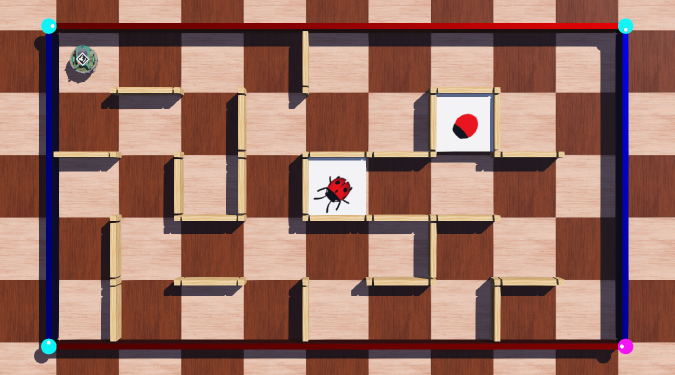
#> input picture MTRN4110 Terry/z5259006_MTRN4110_PhaseC/Maze.png, 1350 x 750 px (shown at 1/2 size)
$ jupyter execute z5259006_MTRN4110_PhaseC.ipynb   (older library calls are emulated)
#> lines starting #> are read from the running program, lines starting #| are printed output that depends on the picture; after the words box and inside, x2 and y2 are one past the last pixel; in counts of white or black regions, pixels touching at a corner belong together
[cell 1]
# Note to self, to open this from anaconda, put 'code .' in the anaconda
# prompt and remember to choose the correct workspace on the top right
# mask into contour, this will give us a bunch of a coordinates and then you average it to find the position
# Convert to hsv instead of rgb
import cv2
import numpy as np
import matplotlib.pyplot as plt

MAZE_FILE_NAME = "../Maze.png"
ROBOT_FILE_NAME = "../Robot.pnh"
IMAGE_LADYBUG_FILE_NAME = "../Ladybug_small.png"
MAP_FILE_NAME = "../MapBuilt.txt"

[cell 2]
## Read in the images
# Read in maze as BGR
# Maze 7 has error (arrow direc)
# Maze 10 has error (transfomartion)
imgBGR = cv2.imread(MAZE_FILE_NAME)
#> imgBGR is the input picture: shape (750, 1350, 3); mean B, G, R 98.7, 109.9, 150.9

# imgBGR1 = imgBGR1.astype('uint8')
# imgBGR2 = imgBGR2.astype('uint8')

# Convert BGR to RGB
imgRGB = cv2.cvtColor(imgBGR, cv2.COLOR_BGR2RGB)

# Show the RGB images
plt.imshow(imgRGB)
plt.show()

[cell 3]
## Finding the cornerstones
# For imgRGB1
# Create a mask for cyan
maskC = cv2.inRange(imgRGB, (0,100,100), (50,255,255))
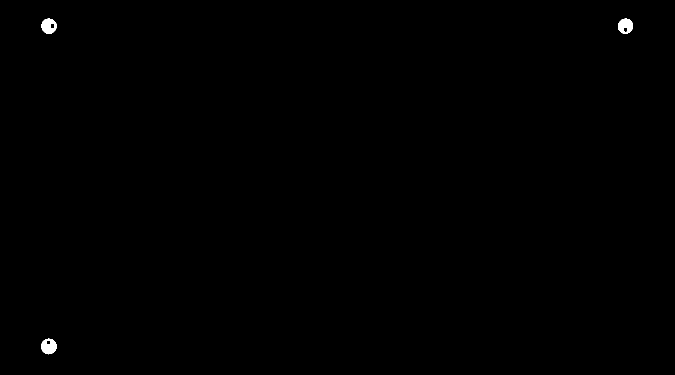
#> maskC: shape (750, 1350) (shown at 1/2 size); 0.2% white; 3 white regions, box (x1, y1, x2, y2) and area: (82, 677, 113, 709) 705, (83, 37, 113, 68) 670, (1236, 37, 1266, 68) 665
# Apply mask to the image
maskingC = cv2.bitwise_and(imgRGB, imgRGB, mask=maskC)

# Show the mask for cyan
plt.imshow(maskC)
plt.show()

# Show the resultant image for cyan
plt.imshow(maskingC)
plt.show()

[cell 4]
# Create a mask for magenta
maskM = cv2.inRange(imgRGB, (100,0,100), (255,50,255))
#> maskM: shape (750, 1350); 0.07% white; 2 white regions (1 under 20 px), largest, box (x1, y1, x2, y2) and area: (1236, 677, 1266, 708) 680
# Apply mask to the image
maskingM = cv2.bitwise_and(imgRGB, imgRGB, mask=maskM)

# Show the mask for magenta
plt.imshow(maskM)
plt.show()

# Show the resultant image for magenta
plt.imshow(maskingM)
plt.show()

[cell 5]
## Do closing to reduce any outliers for cyan
kernelO = np.ones((3,3), np.uint8)
kernelC = np.ones((7,7), np.uint8)

# When I do closing only, I get random dots on the map
# So I do opening first to remove those and then closing
openingC = cv2.morphologyEx(maskC, cv2.MORPH_OPEN, kernelO)
#> openingC: shape (750, 1350); 0.2% white; 3 white regions, box (x1, y1, x2, y2) and area: (82, 677, 113, 708) 703, (83, 37, 113, 68) 669, (1237, 37, 1266, 68) 663
closingC = cv2.morphologyEx(openingC, cv2.MORPH_CLOSE, kernelC)
#> closingC: shape (750, 1350); 0.21% white; 3 white regions, box (x1, y1, x2, y2) and area: (83, 37, 113, 68) 728, (1237, 37, 1266, 68) 716, (82, 677, 113, 708) 710

# show result
plt.imshow(closingC,cmap='gray')
plt.show()

[cell 6]
# Create outline around Cyan corrner stones
# Convert the closed image to grayscale
closingCCanny = cv2.Canny(closingC, threshold1 = 50, threshold2= 100, apertureSize = 3)
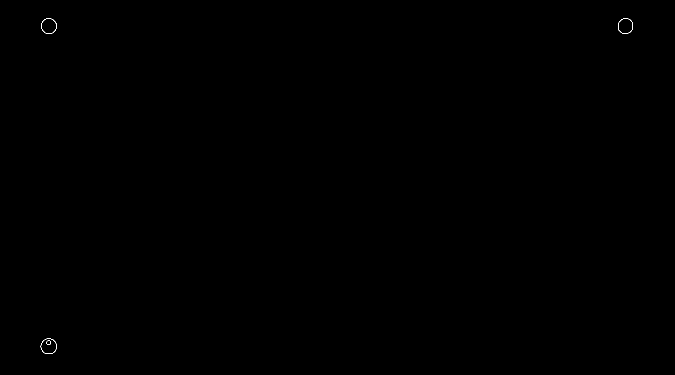
#> closingCCanny: shape (750, 1350) (shown at 1/2 size); 0.03% white in thin lines or dots, all inside (x1, y1, x2, y2) = (81, 36, 1266, 708)

# Detect the contours
imgTemp, contours, hierarchy = cv2.findContours(closingCCanny, cv2.RETR_EXTERNAL, cv2.CHAIN_APPROX_SIMPLE)
#> contours = 3 contours; box (x1, y1, x2, y2) and area: (81, 676, 113, 708) 759, (82, 36, 113, 68) 734, (1236, 36, 1266, 68) 724
cv2.drawContours(imgRGB, contours, -1, (255,0,255), 2)
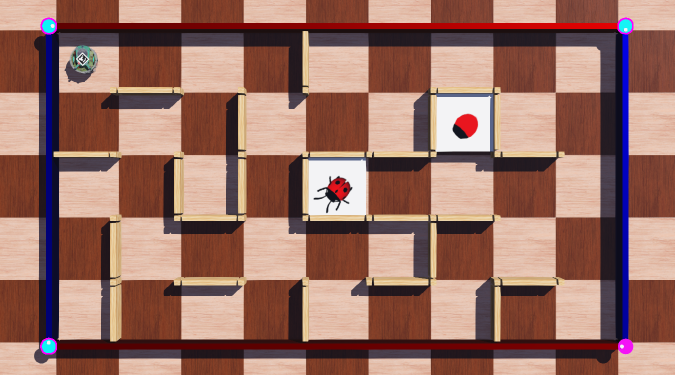
#> imgRGB: shape (750, 1350, 3) (shown at 1/2 size); mean R, G, B 151.1, 109.7, 98.8

plt.imshow(imgRGB)
plt.show()

[cell 7]
## Dilate to increase area to work with for cyan
# create a 3x3 kernel
kernel = np.ones((3,3), np.uint8)

# dilate, 11 times
dilationC = cv2.dilate(closingC, kernel, iterations = 11)
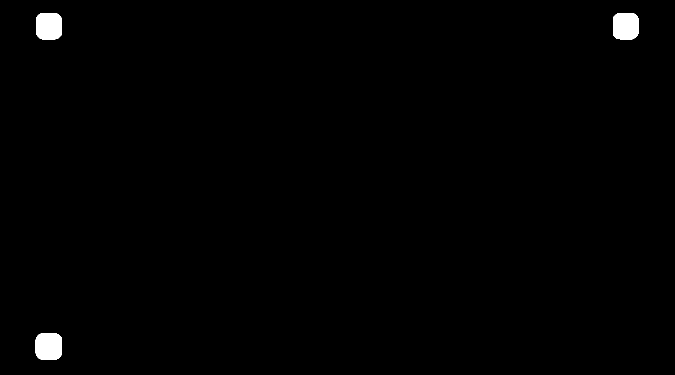
#> dilationC: shape (750, 1350) (shown at 1/2 size); 0.76% white; 3 white regions, box (x1, y1, x2, y2) and area: (71, 666, 124, 719) 2607, (72, 26, 124, 79) 2554, (1226, 26, 1277, 79) 2520

# show result
plt.imshow(dilationC,cmap="gray")
plt.show()

[cell 8]
# Do closing to remove any openings in magenta
# create a 7x7 kernel
kernelO = np.ones((3,3), np.uint8)
kernelC = np.ones((7,7), np.uint8)

# When I do closing only, I get random dots on the map
# So I do opening first to remove those and then closing
openingM = cv2.morphologyEx(maskM, cv2.MORPH_OPEN, kernelO)
#> openingM: shape (750, 1350); 0.07% white; 1 white region, box (x1, y1, x2, y2) and area: (1236, 677, 1266, 708) 679
closingM = cv2.morphologyEx(openingM, cv2.MORPH_CLOSE, kernelC)
#> closingM: shape (750, 1350); 0.07% white; 1 white region, box (x1, y1, x2, y2) and area: (1236, 677, 1266, 708) 734

# show result
plt.imshow(closingM,cmap='gray')
plt.show()

[cell 9]
# Create outline around Magenta corrner stone
# Conver the opened image to grayscale
closingMCanny = cv2.Canny(closingM, threshold1 = 50, threshold2= 100, apertureSize = 3)
#> closingMCanny: shape (750, 1350); 0.01% white in thin lines or dots, all inside (x1, y1, x2, y2) = (1235, 676, 1266, 708)

# Detect the contours
imgTemp, contours, hierarchy = cv2.findContours(closingMCanny, cv2.RETR_EXTERNAL, cv2.CHAIN_APPROX_SIMPLE)
#> contours = 1 contour; box (x1, y1, x2, y2) and area: (1235, 676, 1266, 708) 737
cv2.drawContours(imgRGB, contours, -1, (0,255,255), 2)
#> imgRGB: shape (750, 1350, 3); 0.03% of pixels changed, all inside (x1, y1, x2, y2) = (1234, 675, 1267, 709)

plt.imshow(imgRGB)
plt.show()

[cell 10]
## Dilate to increase area to work with for magenta
# create a 3x3 kernel
kernel = np.ones((3,3), np.uint8)

# dilate, 11 times
dilationM = cv2.dilate(closingM, kernel, iterations = 11)
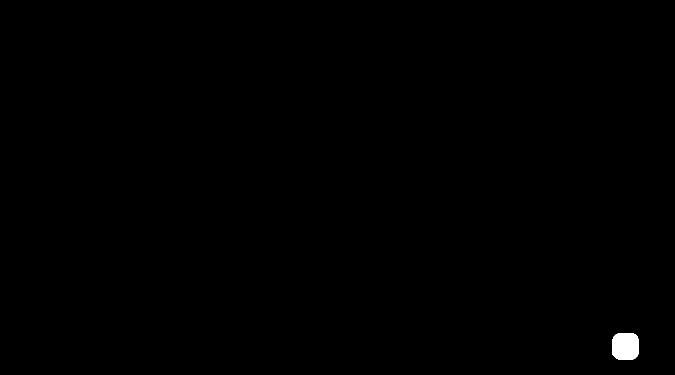
#> dilationM: shape (750, 1350) (shown at 1/2 size); 0.25% white; 1 white region

# show result
plt.imshow(dilationM,cmap="gray")
plt.show()

[cell 11]
## Contouring for Cyan
# Define binding rectangle colour
RGB_GREEN = (0, 255, 0)
cords = []
cordsList = []

# find contours within mask
contours = cv2.findContours(dilationC, cv2.RETR_EXTERNAL, cv2.CHAIN_APPROX_SIMPLE)
#> contours = 3 contours; box (x1, y1, x2, y2) and area: (71, 666, 124, 719) 2519, (72, 26, 124, 79) 2468, (1226, 26, 1277, 79) 2434
contours = contours[0] if len(contours) == 2 else contours[1]

# find the bounding rectangle in the list of contours
for contour in contours:
    x,y,w,h = cv2.boundingRect(contour)
    #cv2.rectangle(imgRGB, (x, y), (x+w, y+h), RGB_GREEN, 2)
    xcord = int(x+w/2)
    ycord = int(y+h/2)
    cords.append(xcord)
    cords.append(ycord)
    cordsList.append(cords)
    cords = []
    print("x, y, w, h, xcord, ycord:",x,y,w,h,xcord,ycord)
#> this loop made 3 passes
#> (x, y, w, xcord, ycord) on passes 1 to 3: (71, 666, 53, 97, 692), (1226, 26, 51, 1251, 52), (72, 26, 52, 98, 52)
#> (printed output is left out)
#> after the loop, cordsList = [[97, 692], [1251, 52], [98, 52]]

[cell 12]
## Contouring for magenta

# find contours within mask
contours = cv2.findContours(dilationM, cv2.RETR_EXTERNAL, cv2.CHAIN_APPROX_SIMPLE)
#> contours = 1 contour; box (x1, y1, x2, y2) and area: (1225, 666, 1277, 719) 2472
contours = contours[0] if len(contours) == 2 else contours[1]

# find the bounding rectangle in the list of contours
for contour in contours:
    x,y,w,h = cv2.boundingRect(contour)
    # cv2.rectangle(imgRGB, (x, y), (x+w, y+h), RGB_GREEN, 2)
    xcord = int(x+w/2)
    ycord = int(y+h/2)
    cords.append(xcord)
    cords.append(ycord)
    cordsList.append(cords)
    cords = []
    print("x, y, w, h, xcord, ycord:",x,y,w,h,xcord,ycord)
#> this loop made 1 pass
#> (x, y, w, h, xcord, ycord) on pass 1: (1225, 666, 52, 53, 1251, 692)
#> (printed output is left out)
#> after the loop, cordsList = [[97, 692], [1251, 52], [98, 52], [1251, 692]]

[cell 13]
## Transform the image
# Obtaining the coordinates of the origin
xcordM = cordsList[3][0]
#> xcordM = 1251
ycordM = cordsList[3][1]
#> ycordM = 692

# Find which quadrant each coordinate is in
for cords in cordsList:
    # If it is in the top left corner
    if cords[0] < 340:
        if cords[1] < 375:
            topLeft = cords
    # If it is in the top right corner
    if cords[0] >900:
        if cords[1] < 375:
            topRight = cords
    # If it is in the bottom left corner
    if cords[0] < 340:
        if cords[1] > 375:
            bottomLeft = cords
    # If it is in the bottom right corner
    if cords[0] > 340:
        if cords[1] > 375:
            bottomRight = cords
#> this loop made 4 passes

# If the magenta corner is in the bottom right, we do not need to 'rotate' the image
if xcordM > 340:
    ptsOriginal = np.float32([topLeft,topRight,bottomLeft,bottomRight])
#> ptsOriginal = [[98, 52], [1251, 52], [97, 692], [1251, 692]]
# If the magenta corner is in the top left, we need to 'rotate' the image
if xcordM < 340:
    ptsOriginal = np.float32([bottomRight,bottomLeft,topRight,topLeft])
# Dimensions of transformed image is 900 by 500 (lenght to width)
ptsTransformed = np.float32([[0,0],[900,0],[0,500],[900,500]])

# Get the H matrix
H = cv2.getPerspectiveTransform(ptsOriginal,ptsTransformed)
#> H = [[0.781, 0.00122, -76.56], [-5.68e-18, 0.782, -40.66], [2.46e-20, 1.36e-06, 1]]

dst = cv2.warpPerspective(imgRGB,H, (900,500))
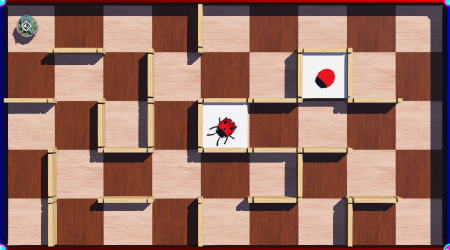
#> dst: shape (500, 900, 3) (shown at 1/2 size); mean R, G, B 150.4, 111.3, 99.6
plt.imshow(dst)
plt.show()

[cell 14]
# Wall Detection COLOUR
# Using colour to detect the wall
# Wall mask
# Create a mask for Wall colour (beige?)
maskW = cv2.inRange(dst, (190,203,104), (236,217,181))
#> maskW: shape (500, 900); 2% white in thin lines or dots, all inside (x1, y1, x2, y2) = (8, 8, 805, 493)
# Apply mask to the image
maskingW = cv2.bitwise_and(dst, dst, mask=maskW)
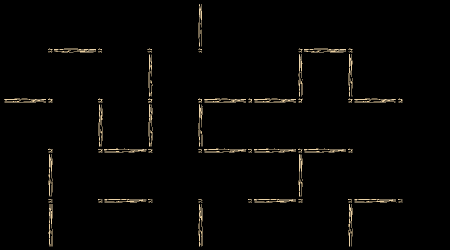
#> maskingW: shape (500, 900, 3) (shown at 1/2 size); mean R, G, B 4.7, 4.2, 3.3

# Clean up the masking so it doesn't look that bad
kernelES = np.ones((2,2), np.uint8) # Small erosion kernel for small parts
kernelEL = np.ones((7,7), np.uint8) # Large erosion kernel for large parts
kernelD = np.ones((3,3), np.uint8)
kernelO = np.ones((2,2), np.uint8)
kernelC = np.ones((20,20), np.uint8)
erosionW = cv2.erode(maskingW, kernelES, iterations = 1) # Erode first to get rid of outlier pixels
dilateW = cv2.dilate(erosionW, kernelD, iterations = 10)
erosionW = cv2.erode(dilateW, kernelEL, iterations = 2)
# openingW = cv2.morphologyEx(dilateW, cv2.MORPH_OPEN, kernelO)
closingW = cv2.morphologyEx(dilateW, cv2.MORPH_CLOSE, kernelC) # Closing to reduce most of the jagged edges
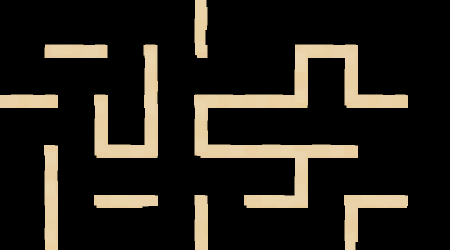
#> closingW: shape (500, 900, 3) (shown at 1/2 size); mean R, G, B 36.4, 32.6, 25.9
# dilateW = cv2.dilate(closingW, kernelD, iterations = 1)
erosionW = cv2.erode(closingW, kernelEL, iterations = 2)
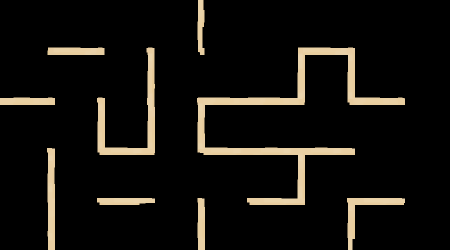
#> erosionW: shape (500, 900, 3) (shown at 1/2 size); mean R, G, B 18.9, 16.9, 13.3

plt.imshow(erosionW)
plt.show()

[cell 15]
# Find wall contours
erosionWGray = cv2.cvtColor(erosionW, cv2.COLOR_BGR2GRAY)
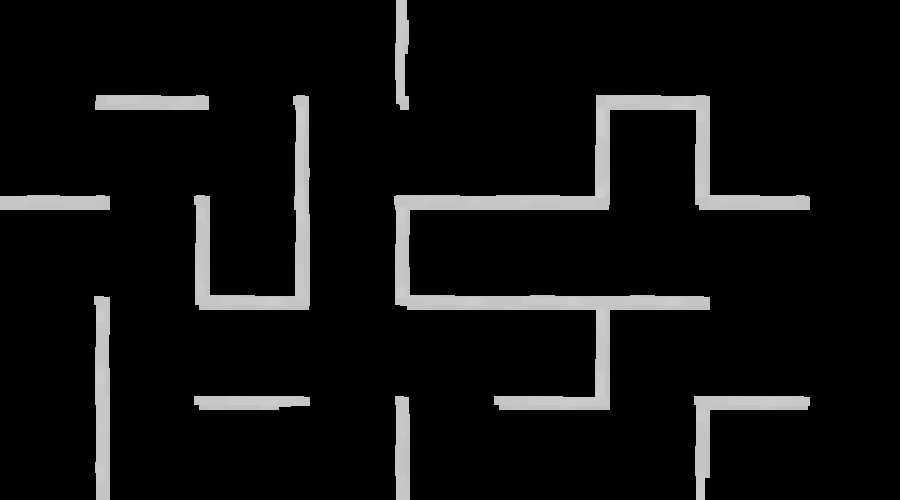
#> erosionWGray: shape (500, 900); min 0, max 205, mean 16
wallContours = cv2.findContours(erosionWGray, cv2.RETR_EXTERNAL, cv2.CHAIN_APPROX_SIMPLE)
#> wallContours = 9 contours; largest, box (x1, y1, x2, y2) and area: (394, 95, 810, 410) 16228, (194, 95, 310, 310) 5551, (94, 296, 110, 500) 2686, (694, 396, 810, 500) 2564, (95, 95, 209, 110) 1538
wallContours = wallContours[0] if len(wallContours) == 2 else wallContours[1]
# cv2.drawContours(dst, wallContours, -1, (0,0,255), 2)
cv2.fillPoly(dst, pts=wallContours, color=(0, 0, 255))
#> dst: shape (500, 900, 3); 8.12% of pixels changed, all inside (x1, y1, x2, y2) = (0, 0, 810, 500)
#> (the rest of the program and of its run is left out)
